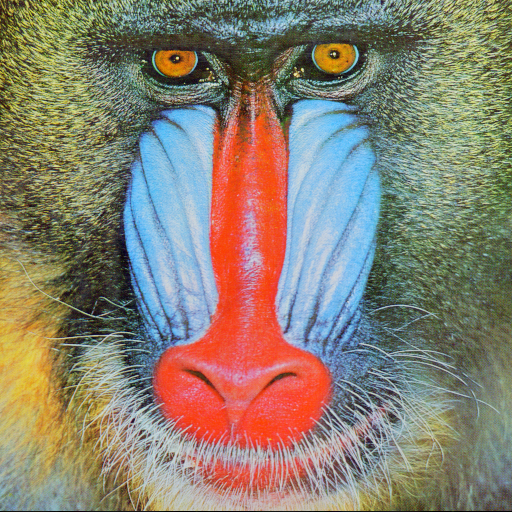
#> input picture Lab2/baboon.png, 512 x 512 px
$ jupyter execute --allow-errors 2.2.2_basic_image_manipulation_open_CV.ipynb
#> lines starting #> are read from the running program, lines starting #| are printed output that depends on the picture; after the words box and inside, x2 and y2 are one past the last pixel; in counts of white or black regions, pixels touching at a corner belong together
**<h1> Manipulating Images </h1>**

Estimated time needed: **30** minutes

<h2>Objectives</h2>

In this lab, you will learn how to manipulate images, OpenCV image Arrays. You will learn how to copy an image to avoid aliasing. We will cover flipping images and cropping images. You will also learn to change pixel images; this will allow you to draw shapes, write text and superimpose images over other images.

<ul>
    <li><a href='#MI'>Manipulating Images </a>
        <ul>
            <li>Copying Images  </li>
            <li>Fliping Images </li>
            <li>Cropping an Image </li>
            <li>Changing Specific Image Pixels </li>


</ul>

----

Download the images for the lab

[cell 1]
import urllib.request
# Import module urllib.request dùng để gửi request HTTP (tải dữ liệu từ Internet)

urls = [
    "https://cf-courses-data.s3.us.cloud-object-storage.appdomain.cloud/IBMDeveloperSkillsNetwork-CV0101EN-SkillsNetwork/images%20/images_part_1/lenna.png",
    "https://cf-courses-data.s3.us.cloud-object-storage.appdomain.cloud/IBMDeveloperSkillsNetwork-CV0101EN-SkillsNetwork/images%20/images_part_1/baboon.png",
    "https://cf-courses-data.s3.us.cloud-object-storage.appdomain.cloud/IBMDeveloperSkillsNetwork-CV0101EN-SkillsNetwork/images%20/images_part_1/cat.png"
]
# Danh sách các URL chứa đường dẫn đến các file ảnh cần tải

names = ["lenna.png", "baboon.png", "cat.png"]
# Danh sách tên file tương ứng để lưu ảnh sau khi tải về

#> (the rest of this cell did not finish here and is left out)

We will be using these imported functions in the lab

[cell 2]
import matplotlib.pyplot as plt # Dùng để hiển thị hình ảnh, biểu đồ (plt.imshow, plt.show)

import cv2 # Thư viện OpenCV dùng để đọc, xử lý và biến đổi ảnh

import numpy as np # Thư viện xử lý mảng số, ảnh trong OpenCV được lưu dưới dạng mảng NumPy

## Copying Images

If you want to reassign an array to another variable, you should use the `copy` method. If we do not apply the method `copy()`, the variable will point to the same location in memory. Consider the following array:

[cell 3]
baboon = cv2.imread("baboon.png") # Đọc ảnh baboon.png bằng OpenCV, ảnh được lưu dưới dạng mảng NumPy theo chuẩn màu BGR
#> baboon is the input picture: shape (512, 512, 3); mean B, G, R 113.1, 128.9, 137.4

plt.figure(figsize=(10,10)) # Tạo khung hiển thị với kích thước 10x10 inch

plt.imshow(cv2.cvtColor(baboon, cv2.COLOR_BGR2RGB)) # Chuyển ảnh từ BGR sang RGB rồi hiển thị bằng matplotlib

plt.show() # Hiển thị ảnh ra màn hình

If we do not apply the method `copy()`, the new variable will point to the same location in memory:

[cell 4]
A = baboon   # Gán biến A trỏ tới cùng mảng NumPy với biến baboon (KHÔNG tạo bản sao mới)

we use the `id` function to find the object's memory address; we see it is the same as the original array.

[cell 5]
id(A)==id(baboon) # So sánh địa chỉ bộ nhớ của A và baboon
id(A) # Trả về địa chỉ bộ nhớ của object mà A đang trỏ tới
#> Out = 140562194872048

If we apply the method `copy()</coode>, the memory address is different

[cell 6]
B = baboon.copy()     # Tạo một bản sao độc lập của mảng baboon (sao chép dữ liệu sang vùng nhớ mới)
id(B) == id(baboon)   # So sánh địa chỉ bộ nhớ của B và baboon
#> Out = False

When we do not apply the method <code>copy()</code>, the variable will point to the same location in memory. Consider the array <code>baboon</code>, if we set all its values to zero, then all the values in <code>A</code> will be zero. This is because <code>baboon</code> and <code>A</code> point to the same place in memory, but <code>B</code> will not be affected.

[cell 7]
baboon[:, :, :] = 0      # Gán giá trị 0 cho toàn bộ pixel (mọi hàng, cột, kênh màu)
#> baboon: shape (512, 512, 3); every value is 0

[cell 8]
plt.figure(figsize=(10,10))  # Tạo cửa sổ hiển thị kích thước 10x10 inch

plt.subplot(121)  # Chia figure thành 1 hàng 2 cột, chọn ô thứ 1
plt.imshow(cv2.cvtColor(baboon, cv2.COLOR_BGR2RGB))  # Hiển thị ảnh baboon (đã chuyển từ BGR sang RGB)
plt.title("baboon")  # Đặt tiêu đề cho ảnh baboon

plt.subplot(122)  # Chọn ô thứ 2 trong bố cục 1x2
plt.imshow(cv2.cvtColor(A, cv2.COLOR_BGR2RGB))  # Hiển thị ảnh A (A trỏ cùng vùng nhớ với baboon)
plt.title("array A")  # Đặt tiêu đề cho ảnh A

plt.show()  # Hiển thị toàn bộ figure

We see they are the same, this is called aliasing. Aliasing happens whenever one variable's value is assigned to another variable because variables are just names that store references to values. We can also compare <code>baboon</code> and array <code>B</code>:

[cell 9]
plt.figure(figsize=(10,10))  # Tạo cửa sổ hiển thị với kích thước 10x10 inch

plt.subplot(121)  # Chia figure thành 1 hàng 2 cột, chọn ô thứ 1
plt.imshow(cv2.cvtColor(baboon, cv2.COLOR_BGR2RGB))  # Hiển thị ảnh baboon (đã chuyển từ BGR sang RGB)
plt.title("baboon")  # Đặt tiêu đề cho ảnh baboon

plt.subplot(122)  # Chọn ô thứ 2 trong bố cục 1x2
plt.imshow(cv2.cvtColor(B, cv2.COLOR_BGR2RGB))  # Hiển thị ảnh B (B là bản copy độc lập, không bị ảnh hưởng)
plt.title("array B")  # Đặt tiêu đề cho ảnh B

plt.show()  # Hiển thị toàn bộ figure

They are different because they used the method copy.

## Fliping Images

Flipping images involves reordering the index of the pixels such that it changes the orientation of the image. Consider the following image:

[cell 10]
image = cv2.imread("cat.png") # Đọc ảnh cat.png bằng OpenCV → ảnh được lưu dưới dạng mảng NumPy theo chuẩn màu BGR
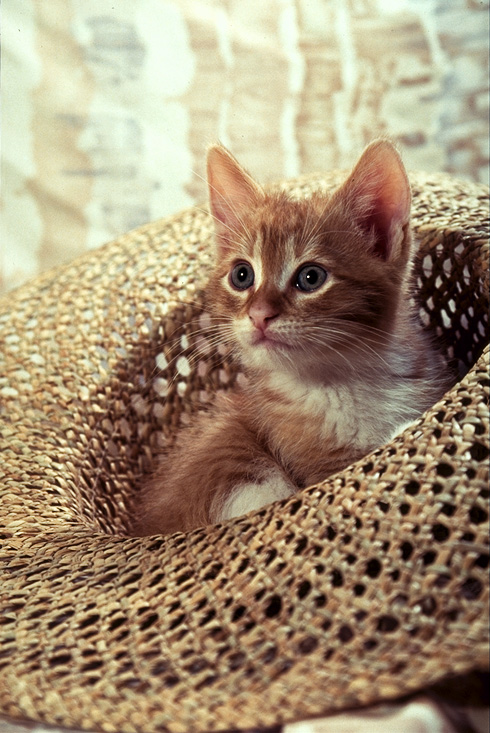
#> input picture Lab2/cat.png, 490 x 733 px
#> image is the input picture: shape (733, 490, 3); mean B, G, R 116.7, 143.2, 162.7

plt.figure(figsize=(10,10)) # Tạo khung hiển thị với kích thước 10x10 inch

plt.imshow(cv2.cvtColor(image, cv2.COLOR_BGR2RGB)) # Chuyển ảnh từ BGR sang RGB để matplotlib hiển thị đúng màu

plt.show() # Hiển thị ảnh ra màn hình

We can cast it to an array and find the shape:

[cell 11]
width, height, C = image.shape
#> width = 733; height = 490; C = 3
# Lấy kích thước mảng ảnh:
# width  : số hàng (chiều cao ảnh)
# height : số cột (chiều rộng ảnh)
# C      : số kênh màu (thường là 3: BGR)

print('width, height, C', width, height, C) # In ra kích thước ảnh và số kênh màu
#| width, height, C 733 490 3

Let's Flip i.e rotate it vertically. First, we create an array of equal size of type <code>np.uint8</code> bit image.

[cell 12]
array_flip = np.zeros((width, height, C), dtype=np.uint8)
# Tạo một mảng NumPy mới có cùng kích thước với ảnh gốc
# Các phần tử ban đầu = 0 → ảnh màu đen
# dtype=np.uint8 phù hợp để lưu giá trị pixel (0–255)
# Mảng này sẽ dùng để lưu ảnh sau khi lật

We assign the first row of pixels of the original array to the new array's last row. We repeat the process for every row, incrementing the row number for the original array and decreasing the new array's row index assigning the pixels accordingly.

[cell 13]
for i, row in enumerate(image): # enumerate: i là chỉ số hàng, row là toàn bộ pixel của hàng đó

    array_flip[width - 1 - i, :, :] = row
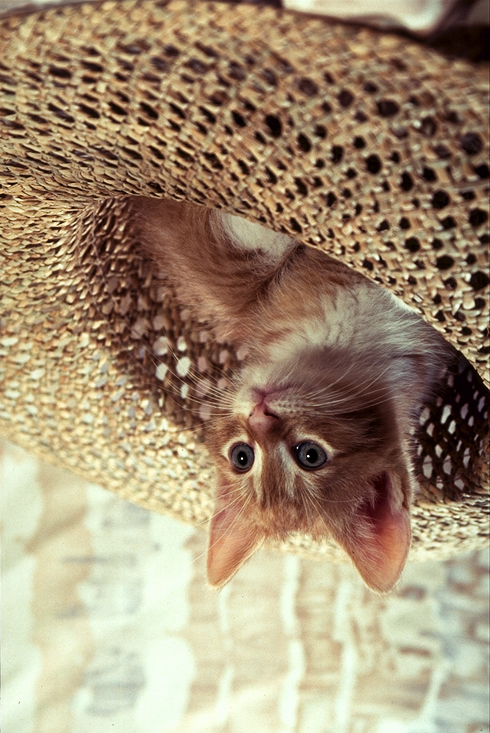
#> array_flip: shape (733, 490, 3); mean of channels 0, 1, 2 116.7, 143.2, 162.7; drawn as B, G, R
    # Gán hàng i của ảnh gốc vào hàng đối xứng từ dưới lên
    # → Lật ảnh theo chiều dọc (top ↔ bottom)

We plot the results

[cell 14]
plt.figure(figsize=(5,5)) # Tạo khung hiển thị kích thước 5x5 inch

plt.imshow(cv2.cvtColor(array_flip, cv2.COLOR_BGR2RGB)) # Chuyển ảnh lật từ BGR sang RGB rồi hiển thị

plt.show() # Hiển thị ảnh ra màn hình

<code>OpenCV</code>has several ways to flip an image, we can use  the <code>flip()</code> function; we have the input image array. The parameter is the <code>flipCode</code>

is the value indicating what kind of flip we would like to perform;
<li><code>flipcode</code> = 0: flip vertically around the x-axis</li>
<li><code>flipcode</code> > 0: flip horizontally around y-axis positive value</li>
<li><code>flipcode</code>&#60 0: flip vertically and horizontally, flipping around both axes negative value</li>
Let apply different <code>flipcode</code>'s in a loop:

[cell 15]
for flipcode in [0, 1, -1]:
    # Lần lượt duyệt các chế độ lật ảnh của OpenCV
    #  0  : lật dọc (trên ↔ dưới)
    #  1  : lật ngang (trái ↔ phải)
    # -1  : lật cả dọc và ngang

    im_flip = cv2.flip(image, flipcode) # Thực hiện lật ảnh theo flipcode tương ứng

    plt.imshow(cv2.cvtColor(im_flip, cv2.COLOR_BGR2RGB)) # Chuyển từ BGR sang RGB và hiển thị ảnh

    plt.title("flipcode: " + str(flipcode)) # Ghi chú kiểu lật ảnh đang hiển thị

    plt.show() # Hiển thị ảnh

We can also use the <code>rotate()</code> function. The parameter is an integer indicating what kind of flip we would like to perform.

[cell 16]
im_flip = cv2.rotate(image, 0)
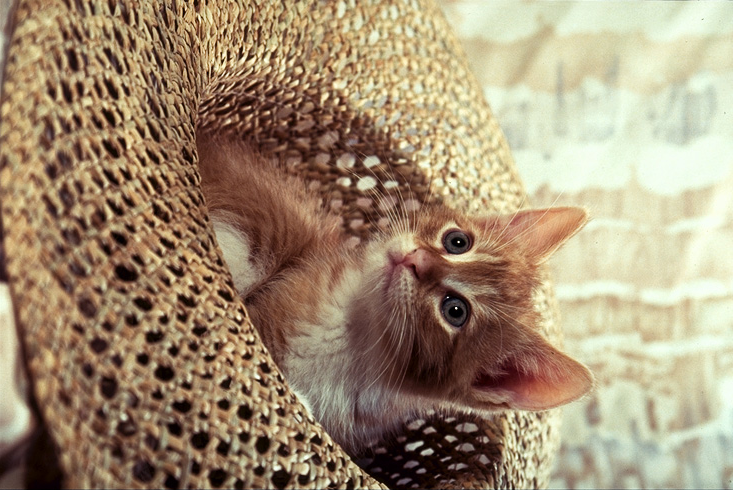
#> im_flip: shape (490, 733, 3); mean B, G, R 116.7, 143.2, 162.7
# Xoay ảnh bằng OpenCV
# 0 tương ứng với cv2.ROTATE_90_CLOCKWISE (xoay 90° theo chiều kim đồng hồ)

plt.imshow(cv2.cvtColor(im_flip, cv2.COLOR_BGR2RGB)) # Chuyển ảnh từ BGR sang RGB rồi hiển thị

plt.show() # Hiển thị ảnh ra màn hình

OpenCV module has built-in attributes the describe the type of flip, the values are just integers. Several are shown in the following <code>dict</code>:

[cell 17]
flip = {
    "ROTATE_90_CLOCKWISE": cv2.ROTATE_90_CLOCKWISE,          # Xoay ảnh 90° theo chiều kim đồng hồ
    "ROTATE_90_COUNTERCLOCKWISE": cv2.ROTATE_90_COUNTERCLOCKWISE,  # Xoay ảnh 90° ngược chiều kim đồng hồ
    "ROTATE_180": cv2.ROTATE_180                              # Xoay ảnh 180°
}
#> flip = {'ROTATE_90_CLOCKWISE': 0, 'ROTATE_90_COUNTERCLOCKWISE': 2, 'ROTATE_180': 1}

We see the keys are just an integer

[cell 18]
flip["ROTATE_90_CLOCKWISE"]  # Lấy hằng số OpenCV tương ứng với phép xoay ảnh 90° theo chiều kim đồng hồ
#> Out = 0

We can plot each of the outputs using the different  parameter values

[cell 19]
for key, value in flip.items():                 # Duyệt từng phép xoay trong dictionary flip
    plt.subplot(1,2,1)                          # Tạo subplot bên trái
    plt.imshow(cv2.cvtColor(image, cv2.COLOR_BGR2RGB))  # Đổi BGR → RGB để hiển thị đúng màu
    plt.title("original")                       # Tiêu đề ảnh gốc

    plt.subplot(1,2,2)                          # Tạo subplot bên phải
    plt.imshow(cv2.cvtColor(
        cv2.rotate(image, value),               # Xoay ảnh theo hằng số OpenCV
        cv2.COLOR_BGR2RGB))                      # Đổi BGR → RGB
    plt.title(key)                              # Hiển thị tên phép xoay

    plt.show()                                  # Hiển thị từng cặp ảnh
#> this loop made 3 passes
#> (key, value) on passes 1 to 3: ('ROTATE_90_CLOCKWISE', 0), ('ROTATE_90_COUNTERCLOCKWISE', 2), ('ROTATE_180', 1)

 ## Cropping an Image

Cropping is "cutting out" the part of the image and throwing out the rest; we can crop using arrays. Let start with a vertical crop; the variable <code>upper</code> is the first row that we would like to include in the image, the variable <code>lower</code> is the last row we would like to include. We then use slicing to obtain the new image.

[cell 20]
upper = 150                               # Dòng pixel bắt đầu cắt (theo trục dọc – y)
lower = 400                               # Dòng pixel kết thúc cắt
crop_top = image[upper:lower, :, :]       # Cắt ảnh theo chiều dọc: lấy các hàng từ upper → lower
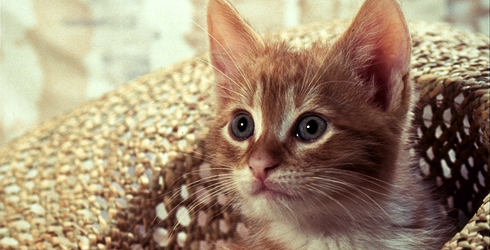
#> crop_top: shape (250, 490, 3); mean B, G, R 114, 139.8, 160.6

plt.figure(figsize=(10,10))               # Tạo khung hiển thị
plt.imshow(cv2.cvtColor(crop_top, cv2.COLOR_BGR2RGB))  # Đổi BGR → RGB để hiển thị đúng màu
plt.show()                                # Hiển thị ảnh đã cắt

consider the array <code>crop_top</code> we  can also crop horizontally  the variable right is the first column that we would like to include in the image, the variable left is the last column we would like to include in the image.

[cell 21]
left = 150                                 # Cột pixel bắt đầu cắt (theo trục ngang – x)
right = 400                                # Cột pixel kết thúc cắt
crop_horizontal = crop_top[:, left:right, :]  # Cắt theo chiều ngang trên ảnh đã cắt dọc
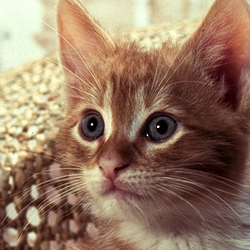
#> crop_horizontal: shape (250, 250, 3); mean B, G, R 98.6, 120.7, 150

plt.figure(figsize=(5,5))                  # Tạo khung hiển thị
plt.imshow(cv2.cvtColor(crop_horizontal, cv2.COLOR_BGR2RGB))  # Đổi BGR → RGB
plt.show()                                 # Hiển thị ảnh đã cắt

## Changing Specific Image Pixels

We can change specific image pixels using  array indexing; for example, we can set  all the channels in the original image we cropped to zero :

[cell 22]
array_sq = np.copy(image)                  # Tạo bản sao độc lập của ảnh (không chung bộ nhớ với image)
array_sq[upper:lower, left:right, :] = 0   # Gán giá trị 0 cho toàn bộ pixel trong vùng chọn
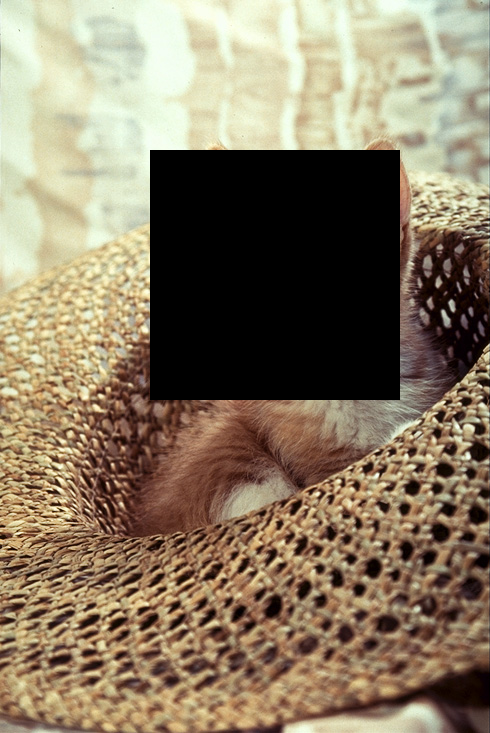
#> array_sq: shape (733, 490, 3); 17.4% of pixels changed, all inside (x1, y1, x2, y2) = (150, 150, 400, 400)

We can compare the results to the new image.

[cell 23]
plt.figure(figsize=(10,10))                         # Tạo figure lớn để hiển thị 2 ảnh

plt.subplot(1,2,1)                                  # Chia khung thành 1 hàng, 2 cột – ảnh bên trái
plt.imshow(cv2.cvtColor(image, cv2.COLOR_BGR2RGB)) # Đổi BGR → RGB để hiển thị đúng màu
plt.title("original")                               # Tiêu đề ảnh gốc

plt.subplot(1,2,2)                                  # Ảnh bên phải
plt.imshow(cv2.cvtColor(array_sq, cv2.COLOR_BGR2RGB))  # Hiển thị ảnh đã bị chỉnh sửa
plt.title("Altered Image")                          # Tiêu đề ảnh sau xử lý

plt.show()                                          # Hiển thị toàn bộ figure
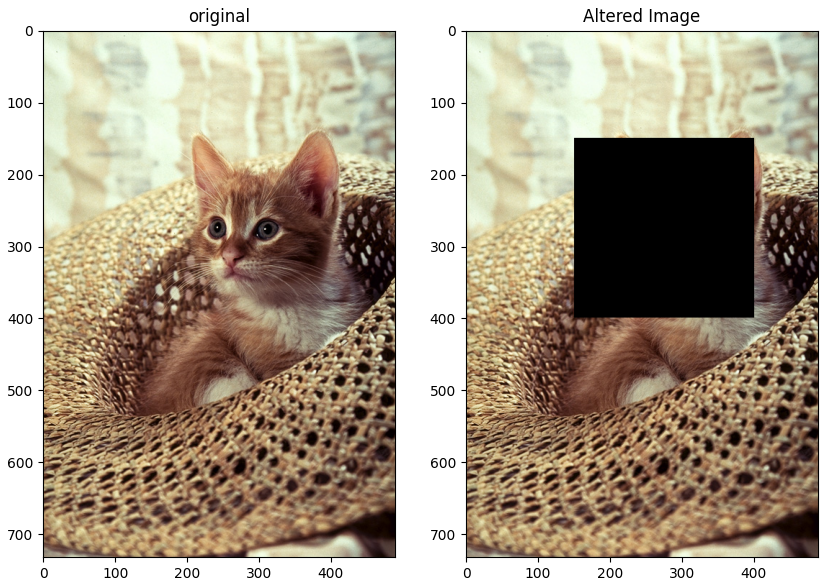
#> figure drawn by matplotlib, 2 panels

  We can also create shapes and <code>OpenCV</code>, we can use the method <code>rectangle</code>. The parameter  <code>pt1</code> is the top-left coordinate of the rectangle: <code>(left,top)</code> or $(x_0,y_0)$, <code>pt2</code> is the bottom right coordinate<code>(right,lower)</code> or $(x_1,y_1)$. The parameter <code>color</code>  is a tuple representing the intensity of each channel <code>( blue, green, red)</code>. Finally, we have the line thickness.

[cell 24]
start_point, end_point = (left, upper), (right, lower)   # Xác định 2 điểm góc của hình chữ nhật (trên-trái, dưới-phải)

image_draw = np.copy(image)                              # Sao chép ảnh gốc để tránh bị thay đổi trực tiếp

cv2.rectangle(
    image_draw,                                         # Ảnh cần vẽ
    pt1=start_point,                                    # Điểm bắt đầu (x1, y1)
    pt2=end_point,                                      # Điểm kết thúc (x2, y2)
    color=(0, 255, 0),                                  # Màu vẽ (BGR) → xanh lá
    thickness=3                                         # Độ dày đường viền
)
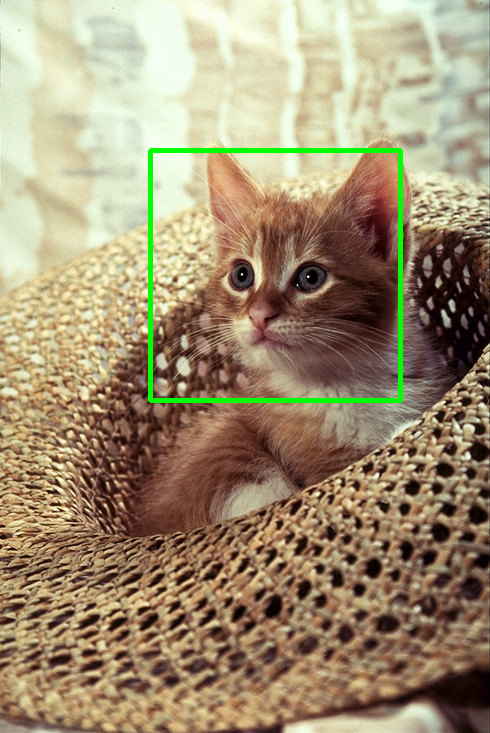
#> image_draw: shape (733, 490, 3); 1.39% of pixels changed, all inside (x1, y1, x2, y2) = (148, 148, 403, 403)

plt.figure(figsize=(5,5))                               # Tạo khung hiển thị
plt.imshow(cv2.cvtColor(image_draw, cv2.COLOR_BGR2RGB))# Đổi BGR → RGB để hiển thị đúng màu
plt.show()                                              # Hiển thị ảnh

We can overlay text on an image using the function  <code>putText</code> with the following parameter values:

 <li><code>img</code>: Image array </li>
<li><code>text</code>: Text string to be overlayed</li>
<li><code>org</code>: Bottom-left corner of the text string in the image</li>
<li><code>fontFace</code>: tye type of font </li>
<li><code>fontScale</code>: Font scale</li>
<li><code>color</code>: Text color</li>
<li><code>thickness</code>: Thickness of the lines used to draw a text</li>
<li><code>lineType:</code> Line type</li>

[cell 25]
image_draw = cv2.putText(
    img=image,                       # Ảnh gốc để vẽ chữ lên
    text='Stuff',                    # Nội dung chữ cần hiển thị
    org=(10, 500),                   # Tọa độ góc trái dưới của chữ (x, y)
    fontFace=4,                      # Kiểu font (FONT_HERSHEY_SIMPLEX = 0, 4 là 1 kiểu Hershey khác)
    fontScale=5,                     # Tỉ lệ phóng to chữ
    color=(255, 255, 255),           # Màu chữ (BGR) → trắng
    thickness=2                      # Độ dày nét chữ
)

plt.figure(figsize=(10,10))          # Tạo khung hiển thị
plt.imshow(cv2.cvtColor(image_draw, cv2.COLOR_BGR2RGB))  # Đổi BGR → RGB
plt.show()                           # Hiển thị ảnh

### Question-4:
Use the image baboon.png from this lab or take any image you like.

Open the image and create a OpenCV Image object called `im`, convert the image from BGR format to RGB format, flip `im` vertically around the x-axis and create an image called `im_flip`, mirror `im` by flipping it horizontally around the y-axis and create an image called `im_mirror`, finally plot both images

[cell 26]
import cv2
import matplotlib.pyplot as plt

# Đọc ảnh baboon.png bằng OpenCV (mặc định ảnh ở hệ màu BGR)
im = cv2.imread("baboon.png")

# Chuyển ảnh từ BGR sang RGB để hiển thị đúng màu với matplotlib
im_rgb = cv2.cvtColor(im, cv2.COLOR_BGR2RGB)

# Lật ảnh theo trục x (flip dọc – trên xuống dưới)
# flipCode = 0 → lật quanh trục x
im_flip = cv2.flip(im_rgb, 0)
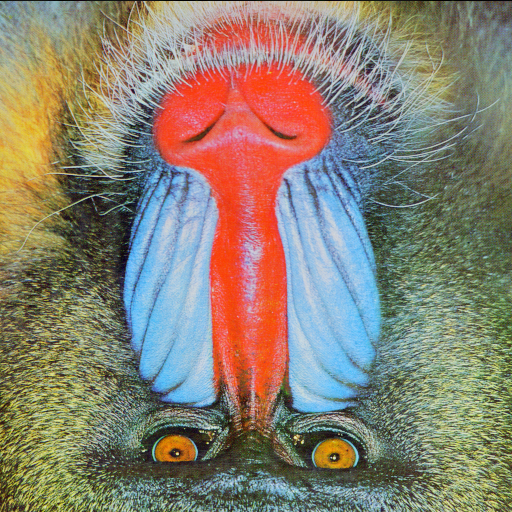
#> im_flip: shape (512, 512, 3); mean R, G, B 137.4, 128.9, 113.1

# Lật ảnh theo trục y (mirror – trái sang phải)
# flipCode = 1 => lật quanh trục y
im_mirror = cv2.flip(im_rgb, 1)
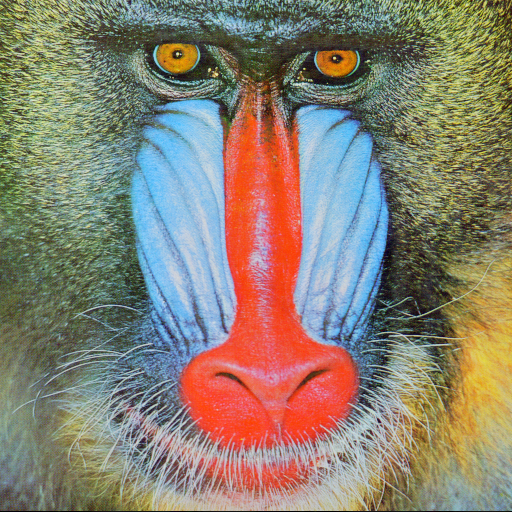
#> im_mirror: shape (512, 512, 3); mean R, G, B 137.4, 128.9, 113.1

# Tạo figure để hiển thị ảnh
plt.figure(figsize=(10,5))

# Hiển thị ảnh flip dọc
plt.subplot(1,2,1)                 # 1 hàng 2 cột, ảnh thứ nhất
plt.imshow(im_flip)                # Hiển thị ảnh đã flip
plt.title("Vertical Flip (X-axis)")
plt.axis("off")                    # Tắt trục tọa độ

# Hiển thị ảnh mirror ngang
plt.subplot(1,2,2)                 # Ảnh thứ hai
plt.imshow(im_mirror)              # Hiển thị ảnh mirror
plt.title("Horizontal Mirror (Y-axis)")
plt.axis("off")

# Hiển thị toàn bộ kết quả
plt.show()
